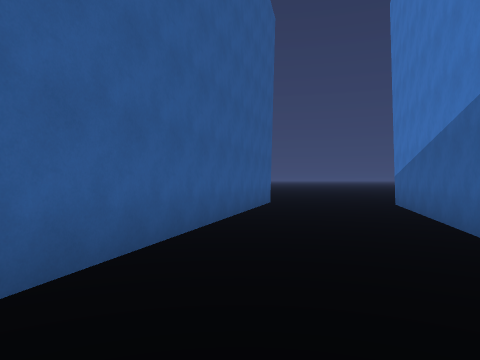
[1] (above)

12 first-person views from a walk through a Unity game level. The camera is 1.5 m above the floor, looks level and sees 70° across. The floor is counted in squares, 2 m on a side. Each view is taken from the middle of a square. On the plan, view 1 faces up. The plan holds only what a view shows up to about 11 squares ahead; the rest is blank. The place goes on beyond the plan. The player is left out.

[2]
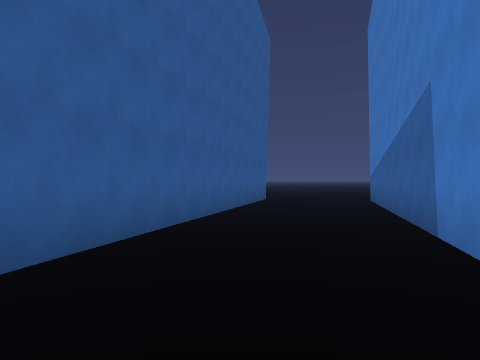

[3]
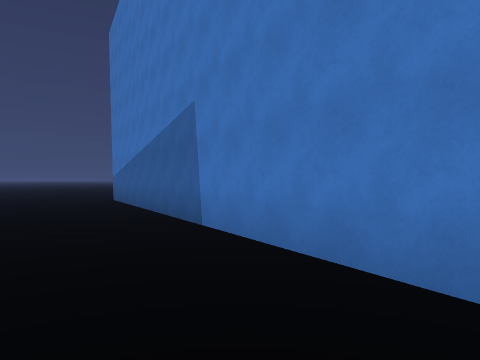

[4]
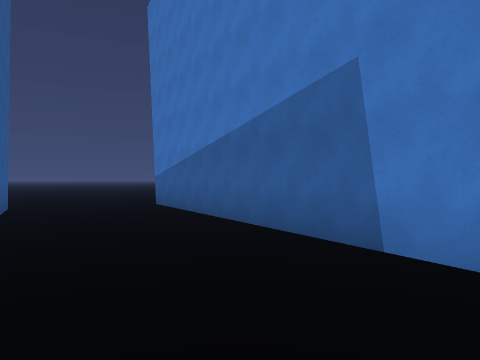

[5]
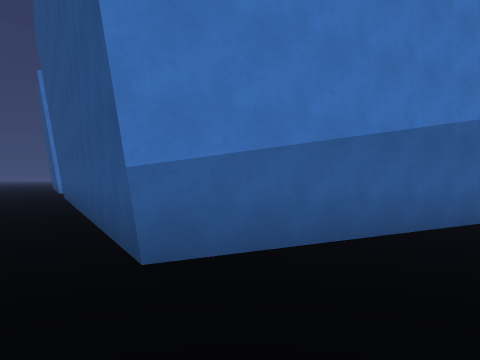

[6]
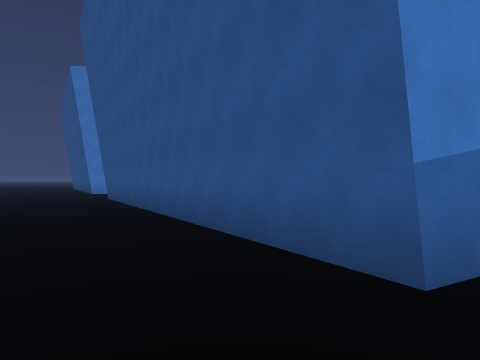

[7]
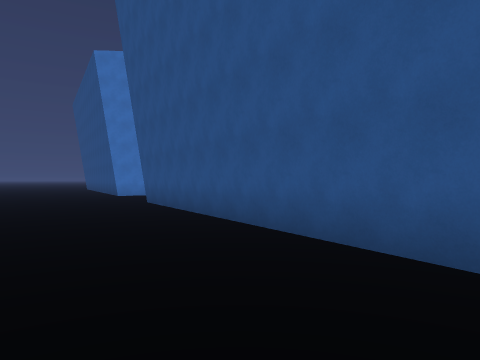

[8]
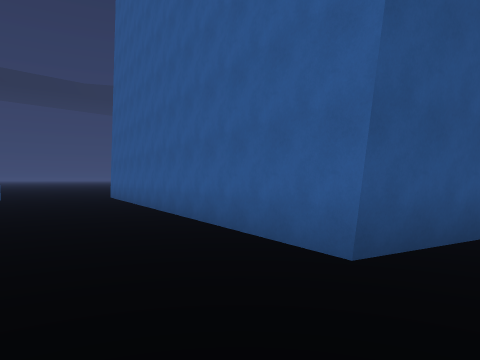

[9]
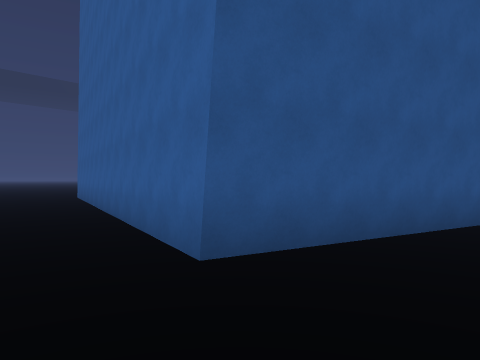

[10]
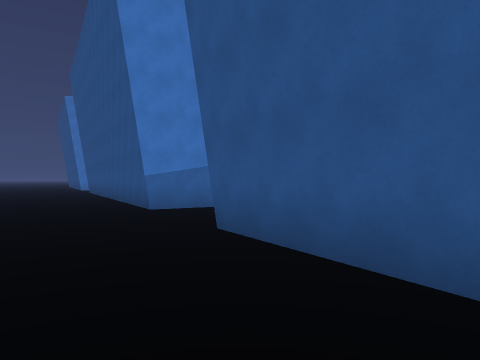

[11]
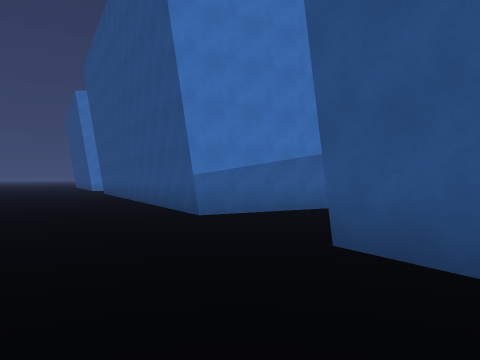

[12]
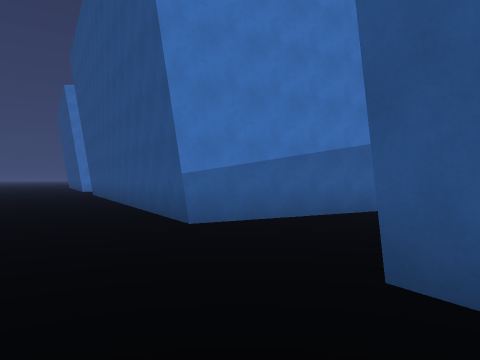

### Floor plan
Key: @ floor where view 1 was taken; # wall or solid block; . floor.
Columns run from 3 left of view 1 to 17 right of it. Each row starts with its distance up from view 1.
 15 . .
 14    .  .....
 13     ...........
 12 ####...............
 11    ##................
 10    #....###..........
  9    #....# #####......
  8    #...##     #####..
  7   ##...#          ###
  6   #....#
  5   #....#
  4  ##...##
  3  #....#
  2  # ...#
  1  #. .##
  0    @ #
 -1      #
 -2   .. #

Where each view was taken, in squares from view 1:
view 1: 0 up, 0 right, facing up
view 2: 2 down, 0 right, facing up
view 3: 2 down, 1 left, facing up-right
view 4: 1 up, 1 left, facing up-right
view 5: 12 up, 2 right, facing down-right
view 6: 13 up, 4 right, facing down-right
view 7: 13 up, 7 right, facing down-right
view 8: 13 up, 4 right, facing down-left
view 9: 14 up, 3 right, facing down-left
view 10: 15 up, 3 left, facing down-right
view 11: 15 up, 1 left, facing down-right
view 12: 14 up, 0 right, facing down-right
